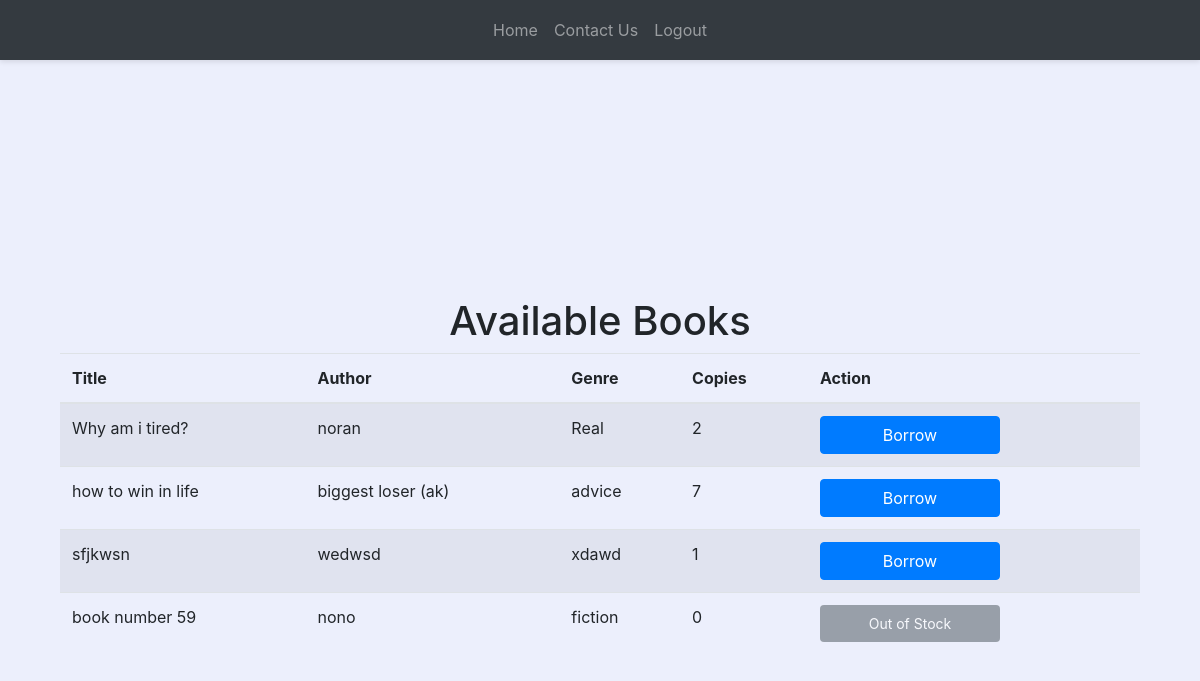
Before: /book-list (signed in) with the older database file.
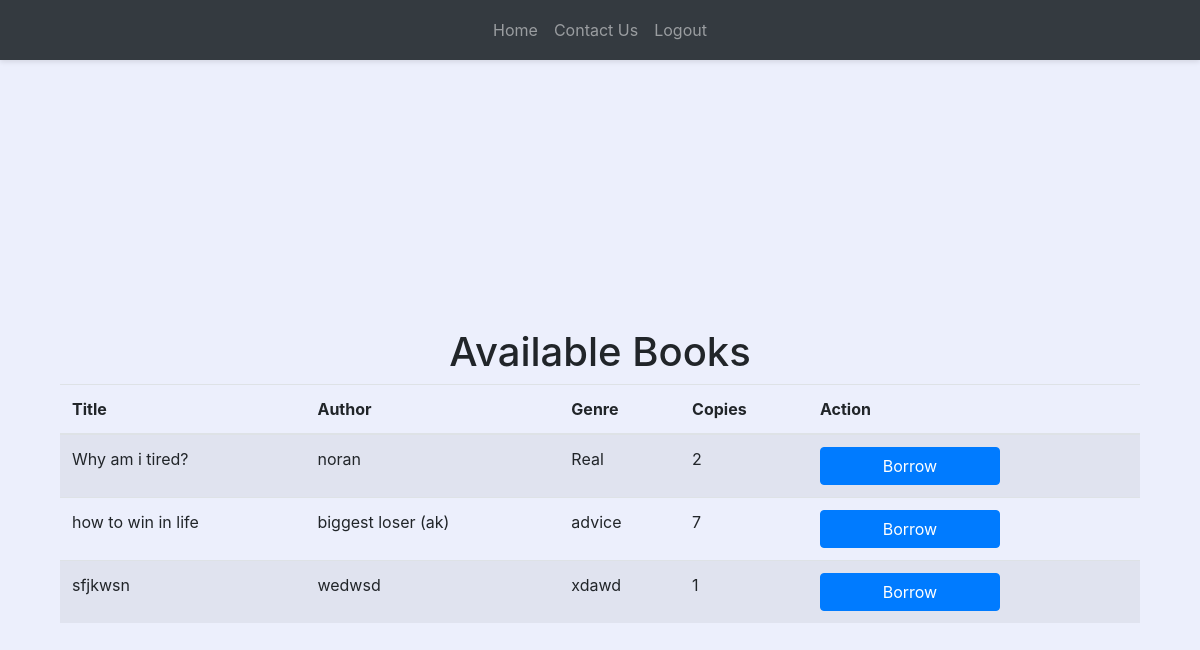
After: the same page with the newer database file.
### website/models.py (models this page shows)
class Book(db.Model):
    id = db.Column(db.Integer, primary_key=True)  # a reference ID
    name = db.Column(db.String(150), nullable=False)  # a title
    author = db.Column(db.String(150), nullable=False)  # an author
    genre = db.Column(db.String(50), nullable=True)  # genre (optional)
    copies = db.Column(db.Integer, nullable=False)  # number of total copies
    remaining_copies = db.Column(db.Integer, nullable=False)  # number of remaining copies
    content_link = db.Column(db.String(500), nullable=True)  # link to access the book (optional)
    borrowed_books = db.relationship('BorrowedBook', backref='book')# relationship to track borrow records for this book

### website/views.py (the view)
@views.route('/book-list')
@login_required
def book_list():
    books = Book.query.all()
    borrowed_book_ids = [borrow.book_id for borrow in current_user.borrowed_books]
    return render_template('book_list.html', books=books, borrowed_book_ids=borrowed_book_ids)

### website/templates/book_list.html
{% extends "base.html" %}
{% block content %}
<div class="container mt-5 pt-5">
    <h1 class="text-center">Available Books</h1>
    <table class="table table-striped">
        <thead>
            <link rel="stylesheet" href="{{ url_for('static', filename='css/style.css') }}">
            <tr>
                <th>Title</th>
                <th>Author</th>
                <th>Genre</th>
                <th>Copies</th>
                <th>Action</th>
            </tr>
        </thead>
        <tbody>
            {% for row in books %}
            <tr>
                <td>{{ row.name }}</td>
                <td>{{ row.author }}</td>
                <td>{{ row.genre }}</td>
                <td>{{ row.remaining_copies }}</td>
                <td>
                    {% if current_user.is_admin %}
                    <a href="/edit-book/{{ row.id }}">
                        <button class="btn btn-warning edit-button">
                            <i class="fas fa-cog"></i> Edit
                        </button>
                    </a>
                    <form action="{{ url_for('views.delete_book', book_id=row.id) }}" method="POST" style="display: inline;">
                        <button class="button" onclick="deleteBook(event, {{ row.id }})">
                            <div class="trash">
                                <div class="top">
                                    <div class="paper"></div>
                                </div>
                                <div class="box"></div>
                                <div class="check">
                                    <svg viewBox="0 0 8 6">
                                        <polyline points="1 3.4 2.71428571 5 7 1"></polyline>
                                    </svg>
                                </div>
                            </div>
                            <span>Delete</span>
                        </button>
                    </form>
                    {% else %}
                    {% if row.remaining_copies <= 0 %}
                    <button class="btn btn-secondary" disabled>Out of Stock</button>
                    {% elif row.id in borrowed_book_ids %}
                    <button class="btn btn-secondary" disabled>Borrowed</button>
                    {% else %}
                    <form action="{{ url_for('views.borrow_book', book_id=row.id) }}" method="POST" style="display: inline;">
                        <button type="submit" class="btn btn-primary">Borrow</button>
                    </form>
                    {% endif %}
                    {% endif %}
                </td>
            </tr>
            {% endfor %}
        </tbody>
    </table>
</div>
{% endblock %}

### website/templates/base.html (shortened to what this page needs)
<!DOCTYPE html>
<html>
  <head>
  <link rel="stylesheet" href="{{ url_for('static', filename='css/style.css') }}">
    <link
      rel="stylesheet"
      href="https://stackpath.bootstrapcdn.com/bootstrap/4.4.1/css/bootstrap.min.css"
    />
    <link
      rel="stylesheet"
      href="https://stackpath.bootstrapcdn.com/font-awesome/4.7.0/css/font-awesome.min.css"
    />
  </head>
  <body>
    <nav class="navbar navbar-expand-lg navbar-dark bg-dark fixed-top">
          <div class="collapse navbar-collapse justify-content-center" id="navbar">
              <ul class="navbar-nav">
                  {% if current_user.is_authenticated %}
                  {% if request.path != '/' %}
                  <li class="nav-item">
                      <a class="nav-link {% if request.path == '/' %}active{% endif %}" id="home" href="/">Home</a>
                  </li>
                  {% endif %}
                  {% if not current_user.is_admin %}
                  {% if request.path != '/contact-us' %}
                  <li class="nav-item">
                      <a class="nav-link {% if request.path == '/contact-us' %}active{% endif %}" id="contact_us" href="/contact-us">Contact Us</a>
                  </li>
                  {% endif %}
                  <li class="nav-item">
                      <a class="nav-link" id="logout" href="/logout">Logout</a>
                  </li>
                  {% endif %}
                  {% endif %}
              </ul>
          </div>
  </nav>
    <div class="container">{% block content %} {% endblock %}</div>
  </body>
</html>

### website/static/css/style.css (style rules this page uses)
html { box-sizing: border-box; -webkit-font-smoothing: antialiased; }
* { box-sizing: inherit; }
*:before, *:after { box-sizing: inherit; }
body { min-height: 100vh; display: flex; font-family: 'Inter', Arial; justify-content: center; align-items: center; background: #eceffc; }

### website/templates/base.html (style rules this page uses)
button { font-family: inherit; font-size: 20px; background: royalblue; color: white; padding: 0.9em 1.5em; display: flex; align-items: center; justify-content: center; border: none; border-radius: 16px; overflow: hidden; transition: all 0.2s; cursor: pointer; position: relative; width: 180px; }

Changed rows visible on the page:
removed Book: name "book number 59", author "nono", genre "fiction", remaining_copies "0", shows "Out of Stock"
